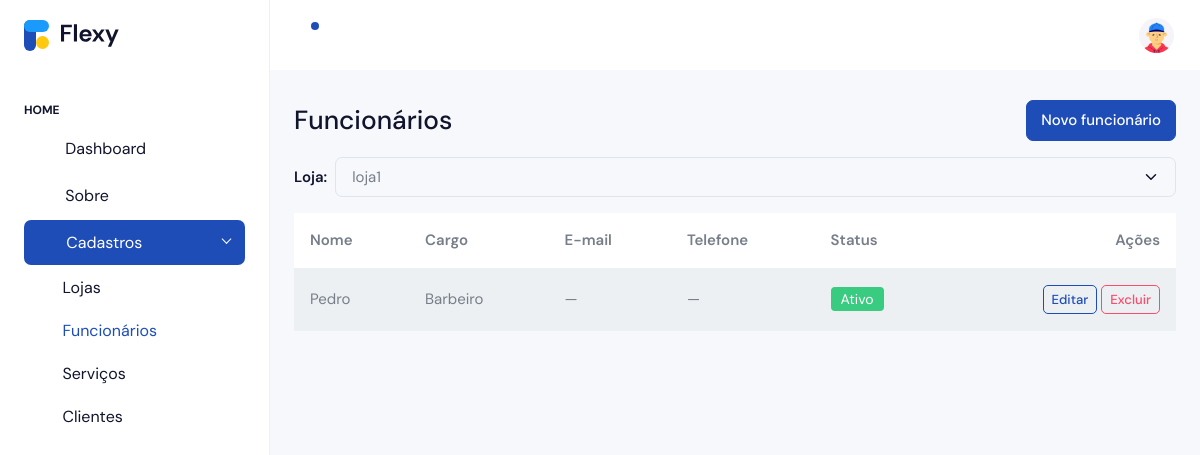
Before: /cadastro/funcionarios/ (signed in) with the older database file.
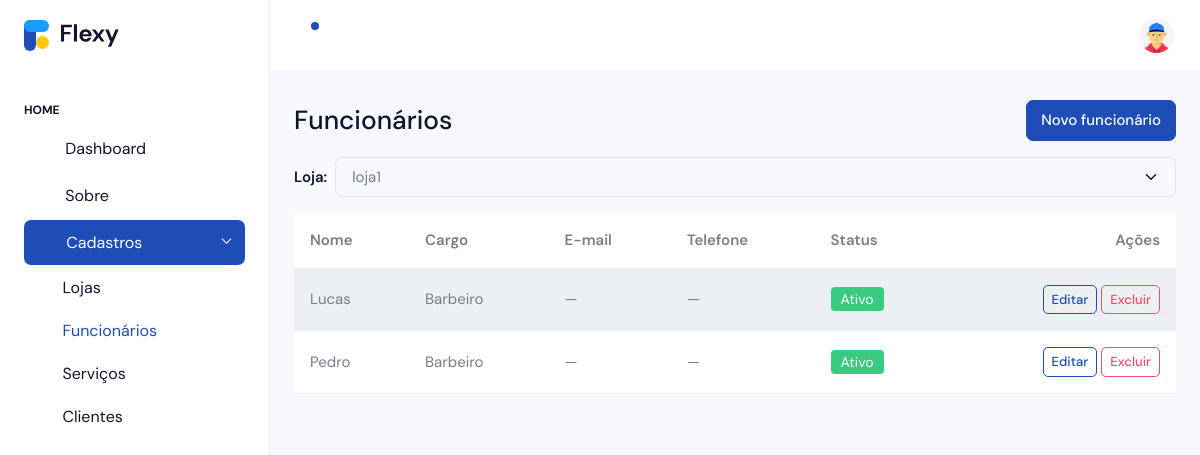
After: the same page with the newer database file.
### apps/cadastro/models.py (models this page shows, shortened)
class Funcionario(models.Model):
    class Cargo(models.TextChoices):
        BARBEIRO = 'barbeiro', 'Barbeiro'
        CABELEIREIRO = 'cabeleireiro', 'Cabeleireiro(a)'
        MANICURE = 'manicure', 'Manicure/Pedicure'
        ESTETICISTA = 'esteticista', 'Esteticista'
        SOMBRANCELHA = 'sobrancelha', 'Designer de Sobrancelha'
        RECEPCAO = 'recepcao', 'Recepção'
        OUTRO = 'outro', 'Outro'
    phone_regex = RegexValidator(
        r'^\+?\d{10,15}$',
        'Informe telefone no formato internacional, ex.: +5585...'
    )
    loja = models.ForeignKey('Loja', on_delete=models.CASCADE, related_name='funcionarios')
    nome = models.CharField(max_length=120)
    cargo = models.CharField(max_length=20, choices=Cargo.choices, default=Cargo.BARBEIRO)
    email = models.EmailField(blank=True, null=True)
    telefone = models.CharField(max_length=17, blank=True, null=True, validators=[phone_regex])
    slug = models.SlugField(max_length=160, blank=True)
    ativo = models.BooleanField(default=True)
    criado_em = models.DateTimeField(auto_now_add=True)
    atualizado_em = models.DateTimeField(auto_now=True)
    class Meta:
        verbose_name = 'Funcionário'
        verbose_name_plural = 'Funcionários'
        unique_together = (('loja', 'slug'),)
        ordering = ('nome',)

### apps/cadastro/views.py (the view, shortened to what this page needs)
# urls.py: path('funcionarios/', views.funcionarios, name='funcionarios'),
@login_required
@subscription_required
def funcionarios(request):
    if not getattr(request.user, 'is_owner', False):
        return redirect('accounts:owner_login')
    lojas_qs = request.user.lojas.order_by('nome')
    loja = _get_loja_ativa(request, lojas_qs)
    target = request.headers.get('HX-Target')
    form = FuncionarioForm(lojas=lojas_qs, initial={'loja': loja})
    inst = Funcionario(loja=loja)
    formset = _agenda_formset(inst)
    qs = loja.funcionarios.order_by('nome')
    ctx = {'lojas': lojas_qs, 'loja': loja, 'form': form, 'formset': formset, 'funcionarios': qs}
    if request.headers.get('HX-Request') and target != 'content':
        return render(request, 'cadastro/partials/funcionarios.html', ctx)
    return render(request, 'cadastro/funcionarios.html', ctx)

### apps/cadastro/forms.py (shortened to what this page needs)
class FuncionarioForm(forms.ModelForm):
    loja = forms.ModelChoiceField(queryset=Loja.objects.none(), label="Loja")
    class Meta:
        model = Funcionario
        fields = ["loja", "nome", "cargo", "email", "telefone", "ativo"]
        labels = {
            "nome": "Nome",
            "cargo": "Cargo",
            "email": "E-mail",
            "telefone": "Telefone",
            "ativo": "Ativo?",
            "loja": "Loja",
        }
        widgets = {
            "nome": forms.TextInput(attrs={"placeholder": "Ex.: Pedro Alves"}),
            "email": forms.EmailInput(attrs={"placeholder": "exemplo@dominio.com"}),
            "telefone": forms.TextInput(attrs={"placeholder": "+5585..."}),
        }
    def __init__(self, *args, **kwargs):
        lojas = kwargs.pop("lojas", Loja.objects.none())
        super().__init__(*args, **kwargs)
        self.fields["loja"].queryset = lojas

### apps/accounts/models.py (called while the page is built)
    def is_active(self) -> bool:
        return timezone.now() <= self.end_date

### apps/cadastro/models.py (called while the page is built)
    def __str__(self):
        return f"{self.nome} ({self.owner.email})"

### apps/cadastro/templates/cadastro/funcionarios.html (shortened to what this page needs)
{% extends 'accounts/index.html' %}
{% block content %}
<div class="d-flex justify-content-between align-items-center mb-3">
  <h3 class="m-0">Funcionários</h3>
  <button class="btn btn-primary" data-bs-toggle="modal" data-bs-target="#modalFuncionario">
    Novo funcionário
  </button>
</div>
<form id="filtros-func" class="mb-3 d-flex gap-2">
  <label class="form-label m-0 align-self-center">Loja:</label>
  <select name="loja_filtro" class="form-select"
          hx-get="{% url 'cadastro:funcionarios' %}"
          hx-target="#funcionarios-tbody"
          hx-select="#funcionarios-tbody"
          hx-swap="outerHTML"
          hx-indicator="#funcionarios-loading"
          hx-push-url="true"
          hx-trigger="change">
    {% for l in lojas %}
      <option value="{{ l.id }}" {% if loja and l.id == loja.id %}selected{% endif %}>{{ l.nome }}</option>
    {% endfor %}
  </select>
</form>
<div class="table-responsive">
  <table class="table table-striped align-middle">
    <thead>
      <tr><th>Nome</th><th>Cargo</th><th>E-mail</th><th>Telefone</th><th>Status</th><th class="text-end">Ações</th></tr>
    </thead>
    {% include 'cadastro/partials/funcionarios.html' %}
  </table>
</div>
{% endblock %}

### apps/cadastro/templates/cadastro/partials/funcionarios.html
<tbody id="funcionarios-tbody">
  {% for f in funcionarios %}
  <tr>
    <td>{{ f.nome }}</td>
    <td>{{ f.get_cargo_display }}</td>
    <td>{{ f.email|default:"—" }}</td>
    <td>{{ f.telefone|default:"—" }}</td>
    <td>
      {% if f.ativo %}
        <span class="badge bg-success">Ativo</span>
      {% else %}
        <span class="badge bg-secondary">Inativo</span>
      {% endif %}
    </td>
    <td class="text-end">
      <button
        class="btn btn-sm btn-outline-primary"
        hx-get="{% url 'cadastro:funcionario_edit' f.pk %}"
        hx-target="#modalFuncionarioOps .modal-content"
        hx-swap="innerHTML"
        hx-on="htmx:afterOnLoad: (function(){ const m=document.getElementById('modalFuncionarioOps'); if(m){ bootstrap.Modal.getOrCreateInstance(m).show(); } })()"
      >
        Editar
      </button>
      <button
        class="btn btn-sm btn-outline-danger"
        hx-get="{% url 'cadastro:funcionario_delete' f.pk %}"
        hx-target="#modalFuncionarioOps .modal-content"
        hx-swap="innerHTML"
        hx-on="htmx:afterOnLoad: (function(){ const m=document.getElementById('modalFuncionarioOps'); if(m){ bootstrap.Modal.getOrCreateInstance(m).show(); } })()"
      >
        Excluir
      </button>
    </td>
  </tr>
  {% empty %}
  <tr><td colspan="6" class="text-muted">Nenhum funcionário ainda.</td></tr>
  {% endfor %}
</tbody>

Changed rows visible on the page:
added Funcionario: nome "Lucas", cargo "Barbeiro", email "—", telefone "—", ativo "Ativo"
